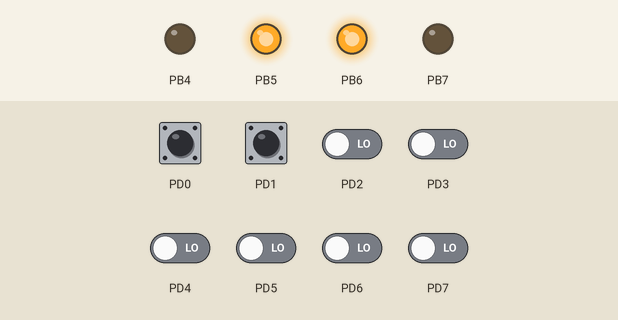
A program run on a simulated ATmega128, built with avr-gcc and emulated at 16 MHz. On the bench: output pins drawn as LEDs (lit = HIGH). The inputs (shaded band) are chosen by the test bench; at power-on: PD0, PD1 HIGH, PD2–7 LOW.

Above: at 0.1 s.
Timing chart, 0 to 1.6 s (numbered marks = the images above):
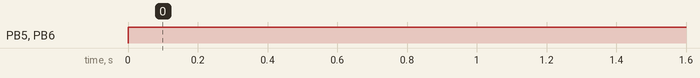

The program:

Wei_Huang_Lab2_challengecode.c
```c
/*
 * Wei_Huang_Lab2_challengecode.c
 *
 * Created: 10/13/2020 2:50:06 PM
 * Author : Huang Wei
 */


/*
This code will cause a TekBot connected to a mega128 board to 'dance' in a cool
pattern. No pins are used as input, and four Port B pins are used for output.

PORT MAP
Port B, Pin 4 -> Output -> Right Motor Enable
Port B, Pin 5 -> Output -> Right Motor Direction
Port B, Pin 7 -> Output -> Left Motor Enable
Port B, Pin 6 -> Output -> Left Motor Direction
Port D, pin 0 -> Input -> Righter Whisker
Port D, Pin 1 -> INput -> Letf Whisker	A
*/
#define F_CPU 16000000
#include <avr/io.h>
#include <util/delay.h>
#include <stdio.h>

int main(void)
{
	DDRB  = 0b11110000;      // configure Port B pins for input/output
	PORTB = 0b11110000;     // set initial value for Port B outputs
	// (initially, disable both motors)
	DDRD  = 0b00000000;      // configure Port D pins for input
	PORTD = 0b00000011;		// set initial value for Port D inputs
	while (1) { // loop forever
		PORTB = 0b01100000;     // make TekBot move forward
		if(PIND == 0b11111101){	//Left whisker  hit
			_delay_ms(1000);        // wait for 1 s
			PORTB = 0b00000000;     // move backward
			_delay_ms(1000);        // wait for 1 s
			PORTB = 0b00100000;     // turn left
			_delay_ms(1000);        // wait for 1 s
			PORTB = 0b01000000;     // turn right

		}
		else if(PIND == 0b11111110){	//right whisker
			_delay_ms(1000);        // wait for 1 s
			PORTB = 0b00000000;     // move backward
			_delay_ms(1000);        // wait for 1 s
			PORTB = 0b01000000;     // turn Right
			_delay_ms(1000);        // wait for 1 s
			PORTB = 0b00100000;     // turn Left
		}
		else if(PIND == 0B11111100){ //Both whiskers hit
			_delay_ms(1000);        // wait for 1 s
			PORTB = 0b00000000;     // move backward
			_delay_ms(1000);        // wait for 1 s
			PORTB = 0b01100000;     // turn both
		}

	}
}
```

Measured:
- by itself, PB5, PB6: LOW → HIGH at 0.00 s
